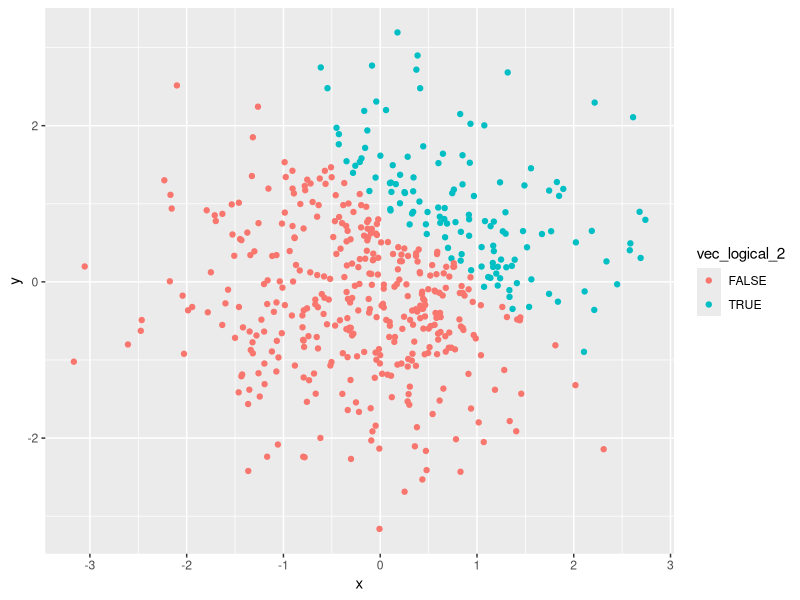
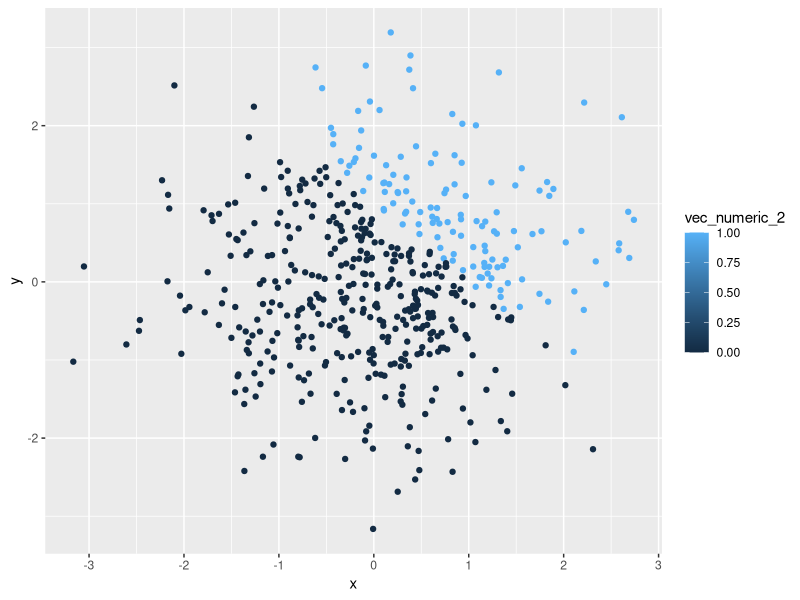
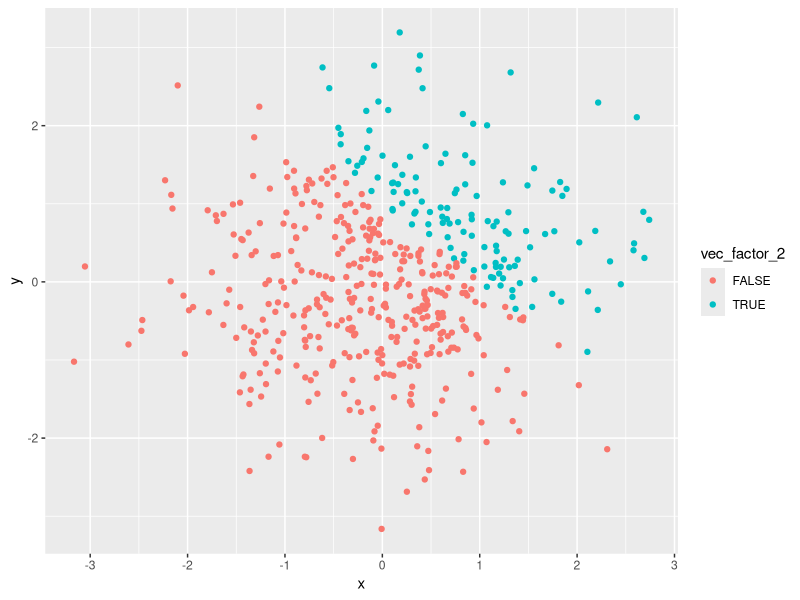
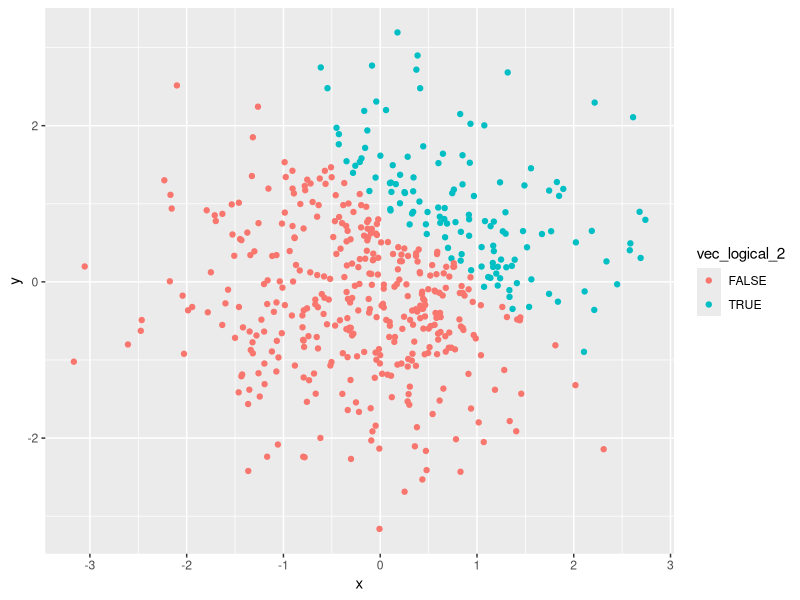

Generate these figures, in order, with R:
## ---- chunk 1
library(tidyverse)
## ---- chunk 2
sample = rnorm(8)
vec_numeric = sample
vec_logical = sample > 0
vec_char = c("My","name","is","Gaotong","LIU","MS","Biostatistic","T & M")
vec_factor = factor(c("High","Low","Medium","High","High","Low","Medium","Low"))
                    
df_1 = tibble(vec_numeric ,vec_logical ,vec_char ,vec_factor)
## ---- chunk 3
x = rnorm(500)
y = rnorm(500)
vec_logical_2 = x + y > 1
vec_numeric_2 = as.numeric(vec_logical_2)
vec_factor_2 = as.factor(vec_logical_2)
df_2 = tibble(x, y, vec_logical_2, vec_numeric_2, vec_factor_2)
## ---- chunk 4
df_2 %>% ggplot(aes(x = x, y = y, color = vec_logical_2)) +
  geom_point()
ggsave("scatterplot_logical.pdf")

df_2 %>% ggplot(aes(x = x, y = y, color = vec_numeric_2)) +
  geom_point()
df_2 %>% ggplot(aes(x = x, y = y, color = vec_factor_2)) +
  geom_point()
